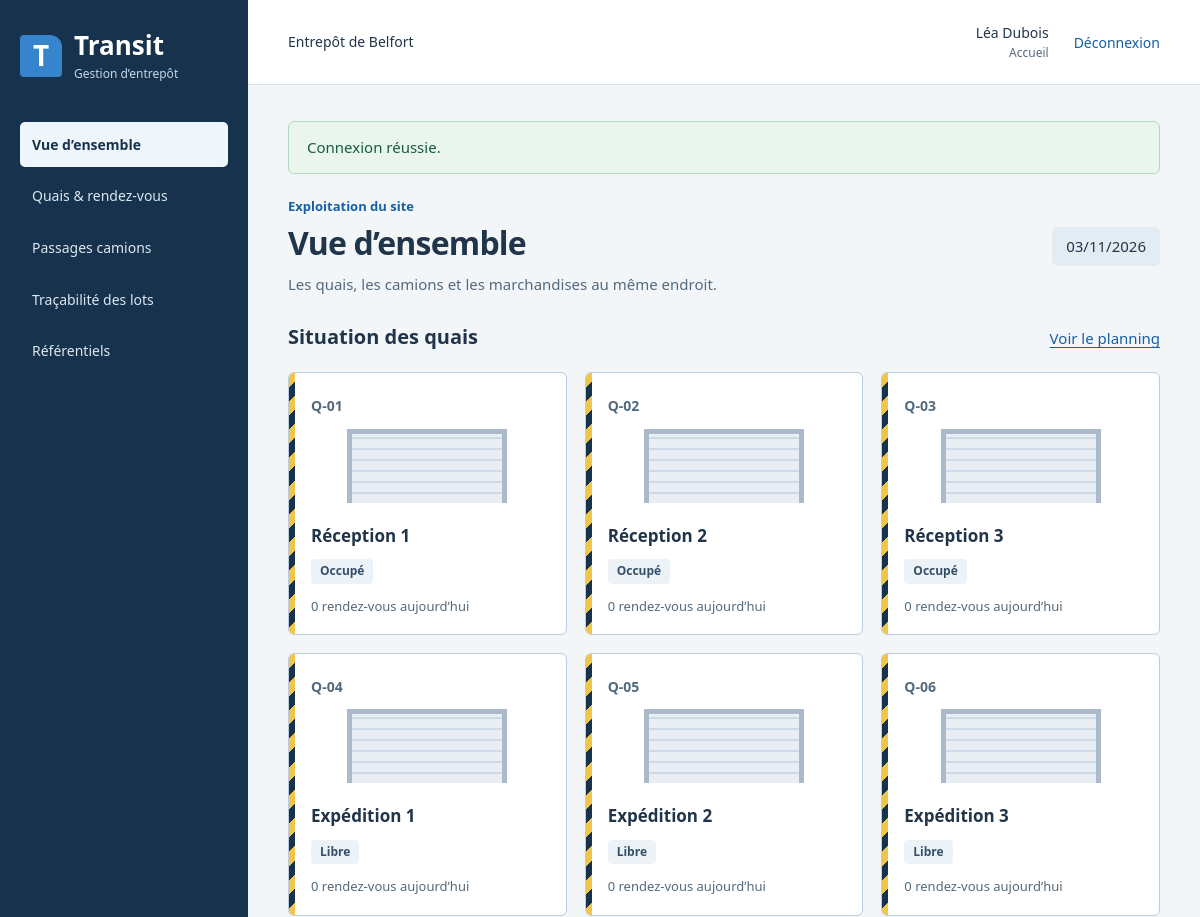
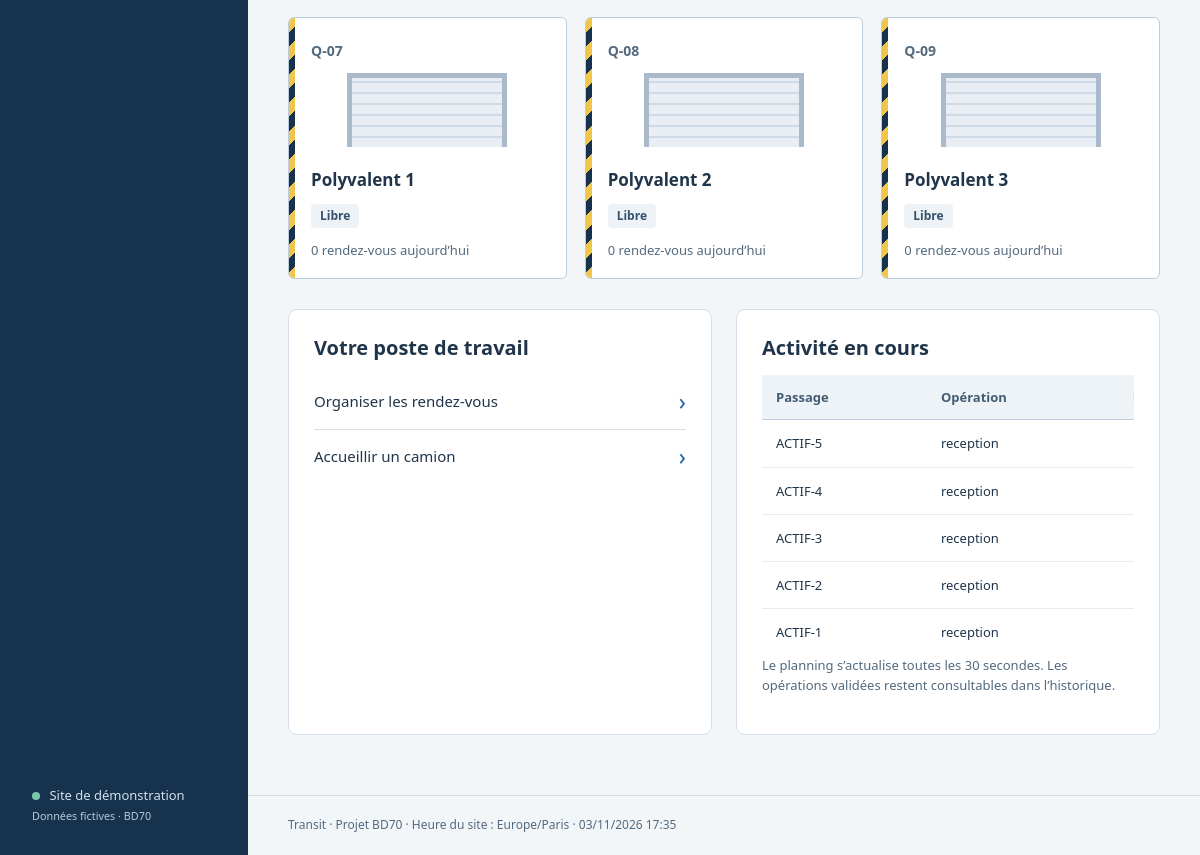
The page / (signed in) on the database its author committed (2 pictures, top to bottom).
### tables this page shows
CREATE TABLE user_account (
 id INT AUTO_INCREMENT PRIMARY KEY, email VARCHAR(190) NOT NULL UNIQUE,
 name VARCHAR(100) NOT NULL, password_hash VARCHAR(255) NOT NULL,
 role ENUM('pending','admin','manager','gate','warehouse','carrier') NOT NULL DEFAULT 'pending',
 active BOOLEAN NOT NULL DEFAULT 0, created_at DATETIME NOT NULL DEFAULT CURRENT_TIMESTAMP, CHECK(active IN (0,1))
);

CREATE TABLE dock (id INT AUTO_INCREMENT PRIMARY KEY, code VARCHAR(30) NOT NULL UNIQUE, name VARCHAR(100) NOT NULL, type ENUM('reception','expedition','mixte') NOT NULL);

CREATE TABLE truck_visit (
 id INT AUTO_INCREMENT PRIMARY KEY, reference VARCHAR(40) NOT NULL UNIQUE, appointment_id INT NULL UNIQUE,
 driver_id INT NOT NULL, vehicle_id INT NOT NULL, trailer_id INT NULL, operation ENUM('reception','expedition') NOT NULL,
 dock_id INT NULL, status ENUM('arrived','checked','parking','called','working','finished','departed','rejected') NOT NULL DEFAULT 'arrived',
 document_note VARCHAR(255) NOT NULL DEFAULT '',
 FOREIGN KEY(appointment_id) REFERENCES appointment(id), FOREIGN KEY(driver_id) REFERENCES driver(id), FOREIGN KEY(vehicle_id) REFERENCES vehicle(id), FOREIGN KEY(trailer_id) REFERENCES vehicle(id), FOREIGN KEY(dock_id) REFERENCES dock(id)
);

### public/index.php (called while the page is built, shortened)
<?php
require __DIR__.'/../src/bootstrap.php';
$user=null;$error=null;$page=(string)($_GET['page']??'home');$message=$_SESSION['message']??null;unset($_SESSION['message']);
try {
    $db=new Database();$catalog=new Catalog($db);$reports=new Reports($db);
    if(isset($_SESSION['uid'])){
        $user=$db->run('SELECT id,name,email,role,active,carrier_id FROM user_account WHERE id=?',[$_SESSION['uid']])->fetch()?:null;
    }
    if(!$user)$page='login';
    else {
        $right=match($page){'planning'=>'trace','carrier_portal'=>'carrier_portal','visits'=>null,'stock','receipts','receipt_detail','notices'=>'stock','orders','order_detail','document'=>'orders','reports','export'=>'reports','trace'=>'trace',default=>null};
    }
} catch(Throwable $e){
    $code=$e->getCode();if(in_array($code,[401,403,404],true))http_response_code($code);else http_response_code(422);
    if($e instanceof PDOException){$state=$e->errorInfo[0]??'';$error=$state==='23000'?'Référence déjà utilisée, relation manquante ou suppression protégée.':($state==='22001'?'Texte trop long.':'Opération refusée par les contraintes de données.');error_log('BD70 SQL '.$state.' / '.($e->errorInfo[1]??''));}
    elseif($e instanceof DomainException||in_array($code,[401,403,404],true))$error=$e->getMessage();
    else {$error='Service indisponible. Consultez le journal local du serveur.';error_log('BD70 '.get_class($e).': '.$e->getMessage());}
    if(in_array($code,[401,403,404],true))$page=$user?'error':'login';
    if(!isset($db))$page='error';
}
require __DIR__.'/../templates/layout.php';

### src/Database.php (called while the page is built, shortened)
<?php
require_once __DIR__.'/Clock.php';
final class Database
{
    public PDO $pdo;
    public function __construct(?array $config = null)
    {
        $config ??= require __DIR__ . '/../config/local.php';
        $this->pdo = new PDO($config['dsn'], $config['user'], $config['password'], [
            PDO::ATTR_ERRMODE => PDO::ERRMODE_EXCEPTION, PDO::ATTR_DEFAULT_FETCH_MODE => PDO::FETCH_ASSOC,
            PDO::ATTR_EMULATE_PREPARES => false,
        ]);
        $this->pdo->exec("SET SESSION TRANSACTION ISOLATION LEVEL READ COMMITTED");
        $this->pdo->exec("SET SESSION sql_mode='STRICT_TRANS_TABLES,ERROR_FOR_DIVISION_BY_ZERO,NO_ENGINE_SUBSTITUTION'");
    }
    public function run(string $sql, array $params = []): PDOStatement
    { $q = $this->pdo->prepare($sql); $q->execute($params); return $q; }
    public function all(string $sql, array $params = []): array { return $this->run($sql,$params)->fetchAll(); }
}

### src/bootstrap.php (called while the page is built, shortened)
<?php
require_once __DIR__.'/Database.php';
require_once __DIR__.'/Auth.php';
require_once __DIR__.'/Warehouse.php';
require_once __DIR__.'/Reports.php';
function h(mixed $v): string { return htmlspecialchars((string)($v??''),ENT_QUOTES|ENT_SUBSTITUTE,'UTF-8'); }
function url(array $p): string { return '/?'.http_build_query($p); }

### src/Auth.php (called while the page is built, shortened)
<?php
final class Auth
{
    public static function can(array $user,string $right): bool { return (bool)$user['active'] && in_array($right,self::RIGHTS[$user['role']]??[],true); }
}

### src/Clock.php (called while the page is built, shortened)
<?php
final class Clock
{
    public static function instant(): DateTimeImmutable
    {
        $zone=new DateTimeZone('Europe/Paris');
        $fixed=getenv('BD70_NOW');
        if(!$fixed)return new DateTimeImmutable('now',$zone);
        $date=DateTimeImmutable::createFromFormat('!Y-m-d H:i:s',$fixed,$zone);
        return $date;
    }
    public static function today(): string { return self::instant()->format('Y-m-d'); }
}

### src/Warehouse.php (called while the page is built, shortened)
<?php
final class Warehouse
{
    public static function date(string $s): string
    {
        $d=DateTimeImmutable::createFromFormat('!Y-m-d',$s);
        if(!$d||$d->format('Y-m-d')!==$s)throw new DomainException('Date invalide.');return $s;
    }
}

### src/Reports.php (called while the page is built, shortened)
<?php
final class Reports
{
    public function docks(string $day): array
    {
        Warehouse::date($day);return $this->db->all("SELECT d.*,
        CASE WHEN EXISTS(SELECT 1 FROM dock_downtime x WHERE x.dock_id=d.id AND x.starts_at<=NOW() AND x.ends_at>NOW()) THEN 'Hors service'
        WHEN EXISTS(SELECT 1 FROM truck_visit v WHERE v.dock_id=d.id AND v.status IN ('called','working')) THEN 'Occupé'
        WHEN EXISTS(SELECT 1 FROM appointment a WHERE a.dock_id=d.id AND a.status='active' AND a.starts_at<=NOW() AND a.ends_at>NOW()) THEN 'Réservé' ELSE 'Libre' END live_state,
        (SELECT COUNT(*) FROM appointment a WHERE a.dock_id=d.id AND a.status='active' AND a.starts_at<? AND a.ends_at>?) appointments
        FROM dock d ORDER BY d.code",[(new DateTimeImmutable($day))->modify('+1 day')->format('Y-m-d'),$day]);
    }
}

### templates/home.php (the view, shortened to what this page needs)
<div class="page-heading"><div><p class="context">Exploitation du site</p><h1>Vue d’ensemble</h1><p>Les quais, les camions et les marchandises au même endroit.</p></div><span class="date-label"><?= h(Clock::instant()->format('d/m/Y')) ?></span></div>
<section class="dock-board"><div class="section-heading"><h2>Situation des quais</h2><a href="/?page=planning">Voir le planning</a></div><div class="dock-grid"><?php foreach($reports->docks(Clock::today()) as $d): ?><article class="dock-bay"><div class="bay-code"><?= h($d['code']) ?></div><div class="bay-door" aria-hidden="true"></div><h3><?= h($d['name']) ?></h3><?= badge($d['live_state']) ?><p><?= h($d['appointments']) ?> rendez-vous aujourd’hui</p></article><?php endforeach; ?></div></section>
<div class="split-layout"><section class="panel"><h2>Votre poste de travail</h2><div class="task-list"><?php foreach(['planning'=>['Organiser les rendez-vous','trace'],'visits'=>['Accueillir un camion','visits'],'receipts'=>['Réceptionner les marchandises','stock'],'stock'=>['Ranger ou transférer un stock','stock'],'orders'=>['Préparer une commande','orders'],'reports'=>['Consulter les indicateurs','reports']] as $p=>[$label,$right])if(Auth::can($user,$right)): ?><a href="<?= h(url(['page'=>$p])) ?>"><?= h($label) ?><span aria-hidden="true">›</span></a><?php endif; ?></div></section><section class="panel"><h2>Activité en cours</h2><?php $open=$db->all("SELECT reference,operation,status FROM truck_visit WHERE status NOT IN ('departed','rejected') ORDER BY id DESC LIMIT 8");if(!$open): ?><p class="empty">Aucun camion sur le site. Les nouvelles arrivées apparaîtront ici.</p><?php else: dataTable(array_map(fn($r)=>['Passage'=>$r['reference'],'Opération'=>$r['operation'],'État'=>Catalog::VALUES[$r['status']]],$open));endif; ?><p class="muted">Le planning s’actualise toutes les 30 secondes. Les opérations validées restent consultables dans l’historique.</p></section></div>

### templates/layout.php (shortened to what this page needs)
<?php require __DIR__.'/helpers.php'; ?>
<!doctype html><html lang="fr"><head><link rel="stylesheet" href="/assets/app.css"></head>
<body>
<?php if($user): ?>
<aside class="sidebar no-print"><a class="brand" href="/"><span class="brand-symbol" aria-hidden="true">T</span><span>Transit<small>Gestion d’entrepôt</small></span></a><nav aria-label="Menu principal">
<?php $nav=['home'=>['Vue d’ensemble',null],'planning'=>['Quais & rendez-vous','trace'],'visits'=>['Passages camions',Auth::can($user,'operations')?'operations':'visits'],'receipts'=>['Réceptions','stock'],'stock'=>['Stocks & rangement','stock'],'orders'=>['Préparation & expédition','orders'],'trace'=>['Traçabilité des lots','trace'],'reports'=>['Indicateurs & états','reports'],'catalog'=>['Référentiels',$user['role']==='carrier'?'unavailable':null],'carrier_portal'=>['Mes rendez-vous','carrier_portal']];
foreach($nav as $key=>[$label,$right])if(!$right||Auth::can($user,$right))echo '<a '.($page===$key?'aria-current="page"':'').' href="'.h(url(['page'=>$key])).'">'.h($label).'</a>'; ?>
</nav><div class="sidebar-bottom"><span class="site-dot"></span> Site de démonstration<br><small>Données fictives · BD70</small></div></aside>
<?php endif; ?>
<div class="shell <?= $user?'':'anonymous' ?>"><header class="topbar no-print"><span><?= $user?'Entrepôt de Belfort':'Transit / BD70' ?></span><div class="account"><?php if($user): ?><span><?= h($user['name']) ?><small><?= h(Catalog::VALUES[$user['role']]) ?></small></span><?php startForm('logout'); ?><button class="text-button">Déconnexion</button></form><?php else: ?><span>Application pédagogique</span><?php endif; ?></div></header>
<main id="main"><?php if($message): ?><div role="status" class="notice success"><?= h($message) ?></div><?php endif; ?><?php if($error): ?><div role="alert" class="notice error"><?= h($error) ?></div><?php endif; ?>
<?php try {
 if($page!=='error')require __DIR__.'/'.(in_array($page,['home','login','catalog','planning','visits','receipts','stock','orders','reports','trace','document','receipt_detail','order_detail','notices','carrier_portal'],true)?$page:'home').'.php';
}catch(Throwable $viewError){http_response_code(422);echo '<div role="alert" class="notice error">'.h($viewError instanceof DomainException?$viewError->getMessage():'Impossible de présenter ces données.').'</div>';error_log('BD70 vue : '.$viewError->getMessage());} ?>
</main><footer>Transit · Projet BD70 · Heure du site : Europe/Paris · <?= h(Clock::instant()->format('d/m/Y H:i')) ?></footer></div></body></html>

### templates/helpers.php (shortened to what this page needs)
<?php
function startForm(string $action,array $hidden=[],string $class=''): void { global $page;
 echo '<form method="post" class="'.h($class).'">';
}
function badge(mixed $value): string { return '<span class="badge '.h((string)$value).'">'.h(Catalog::VALUES[(string)$value]??$value).'</span>'; }
function dataTable(array $rows,array $heads=[]): void {
 $keys=$heads?array_keys($heads):array_keys($rows[0]);echo '<div class="table-scroll"><table><thead><tr>';
 foreach($keys as $key)echo '<th scope="col">'.h($heads[$key]??Catalog::LABELS[$key]??str_replace('_',' ',$key)).'</th>';echo '</tr></thead><tbody>';
 foreach($rows as $row){echo '<tr>';foreach($keys as $k){$v=$row[$k]??null;echo '<td>'.($v===null?'—':h($v)).'</td>';}echo '</tr>';}echo '</tbody></table></div>';
}

### rows shown on the page
user_account: name "Léa Dubois", role "Accueil"
dock: code "Q-01", name "Réception 1", value "Occupé", appointments "0"
dock: code "Q-02", name "Réception 2", value "Occupé", appointments "0"
dock: code "Q-03", name "Réception 3", value "Occupé", appointments "0"
dock: code "Q-04", name "Expédition 1", value "Libre", appointments "0"
dock: code "Q-05", name "Expédition 2", value "Libre", appointments "0"
dock: code "Q-06", name "Expédition 3", value "Libre", appointments "0"
dock: code "Q-07", name "Polyvalent 1", value "Libre", appointments "0"
dock: code "Q-08", name "Polyvalent 2", value "Libre", appointments "0"
dock: code "Q-09", name "Polyvalent 3", value "Libre", appointments "0"
truck_visit: reference "ACTIF-5", operation "reception"
truck_visit: reference "ACTIF-4", operation "reception"
truck_visit: reference "ACTIF-3", operation "reception"
truck_visit: reference "ACTIF-2", operation "reception"
truck_visit: reference "ACTIF-1", operation "reception"

### other values the page prints
$label "Vue d’ensemble"
$label "Quais & rendez-vous"
$label "Passages camions"
$label "Traçabilité des lots"
$label "Référentiels"
$message "Connexion réussie."
Clock::instant()->format('d/m/Y') "03/11/2026"
$label "Organiser les rendez-vous"
$label "Accueillir un camion"
$heads[$key] "Passage"
$heads[$key] "Opération"
Clock::instant()->format('d/m/Y H:i') "03/11/2026 17:35"
